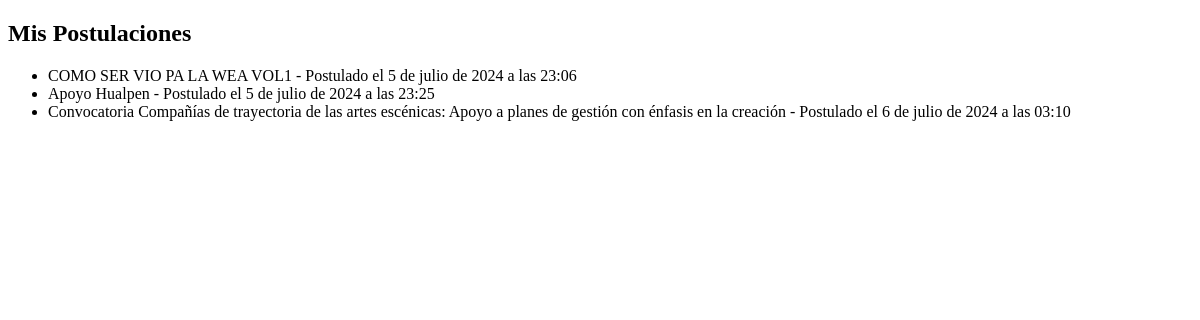
The app's page /mis_postulaciones/ (signed in), older data.
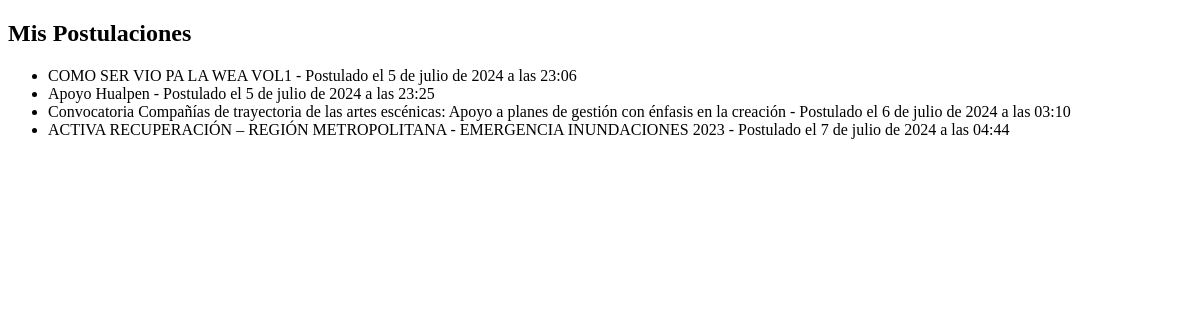
The same page, newer data.
### myapp/models.py (models this page shows, shortened)
class Postulacion(models.Model):
    proyecto = models.ForeignKey(Proyecto, on_delete=models.CASCADE)
    usuario = models.ForeignKey(User, on_delete=models.CASCADE)
    fecha_postulacion = models.DateTimeField(auto_now_add=True)

class Proyecto(models.Model):
    nombre = models.CharField(max_length=200)
    descripcion = models.TextField()
    fecha_inicio = models.DateField()
    fecha_fin = models.DateField()
    ciudad = models.CharField(max_length=100, blank=True, null=True)
    imagen = models.ImageField(upload_to='proyectos/', blank=True, null=True)
    categoria = models.CharField(max_length=100, blank=True, null=True)
    creador = models.ForeignKey(User, on_delete=models.CASCADE)

### myapp/views.py (the view)
# urls.py: path('mis_postulaciones/', views.mis_postulaciones, name='mis_postulaciones'),
@login_required
def mis_postulaciones(request):
    postulaciones = Postulacion.objects.filter(usuario=request.user)
    return render(request, 'myapp/mis_postulaciones.html', {'postulaciones': postulaciones})

### myapp/templates/myapp/mis_postulaciones.html (shortened to what this page needs)
<!DOCTYPE html>
<html>
<head>
</head>
<body>
    <h2>Mis Postulaciones</h2>
    <ul>
        {% for postulacion in postulaciones %}
            <li>{{ postulacion.proyecto.nombre }} - Postulado el {{ postulacion.fecha_postulacion }}</li>
        {% endfor %}
    </ul>
</body>
</html>

Row changes from the older to the newer data that the page shows:
added Postulacion: proyecto.nombre "ACTIVA RECUPERACIÓN – REGIÓN METROPOLITANA - EMERGENCIA INUNDACIONES 2023", fecha_postulacion "7 de julio de 2024 a las 04:44"
